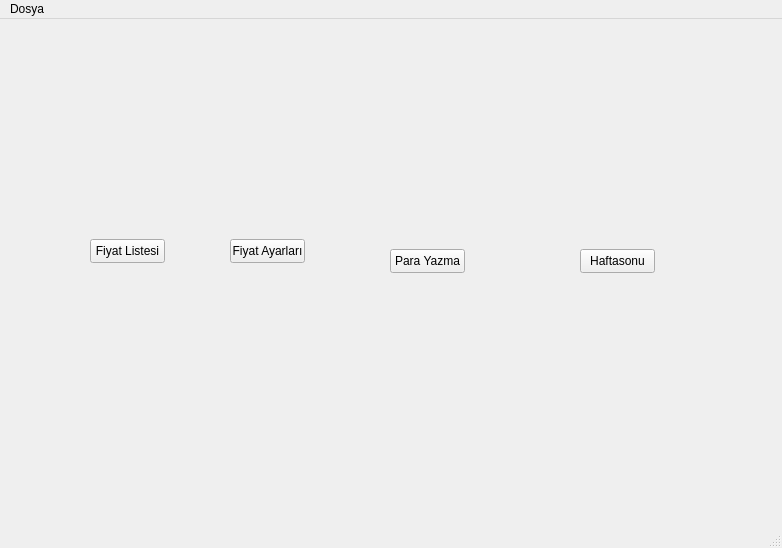
<?xml version="1.0" encoding="UTF-8"?>
<ui version="4.0">
 <class>AnaEkran</class>
 <widget class="QMainWindow" name="AnaEkran">
  <property name="geometry">
   <rect>
    <x>0</x>
    <y>0</y>
    <width>782</width>
    <height>548</height>
   </rect>
  </property>
  <property name="windowTitle">
   <string>AnaEkran</string>
  </property>
  <widget class="QWidget" name="centralwidget">
   <widget class="QPushButton" name="fiyatListesi">
    <property name="geometry">
     <rect>
      <x>90</x>
      <y>220</y>
      <width>75</width>
      <height>24</height>
     </rect>
    </property>
    <property name="text">
     <string>Fiyat Listesi</string>
    </property>
   </widget>
   <widget class="QPushButton" name="fiyatAyarlari">
    <property name="geometry">
     <rect>
      <x>230</x>
      <y>220</y>
      <width>75</width>
      <height>24</height>
     </rect>
    </property>
    <property name="text">
     <string>Fiyat Ayarları</string>
    </property>
   </widget>
   <widget class="QPushButton" name="paraYazma">
    <property name="geometry">
     <rect>
      <x>390</x>
      <y>230</y>
      <width>75</width>
      <height>24</height>
     </rect>
    </property>
    <property name="text">
     <string>Para Yazma</string>
    </property>
   </widget>
   <widget class="QPushButton" name="haftasonu">
    <property name="geometry">
     <rect>
      <x>580</x>
      <y>230</y>
      <width>75</width>
      <height>24</height>
     </rect>
    </property>
    <property name="text">
     <string>Haftasonu</string>
    </property>
   </widget>
  </widget>
  <widget class="QMenuBar" name="menuBar">
   <property name="geometry">
    <rect>
     <x>0</x>
     <y>0</y>
     <width>782</width>
     <height>22</height>
    </rect>
   </property>
   <widget class="QMenu" name="menuDosya">
    <property name="title">
     <string>Dosya</string>
    </property>
    <addaction name="gunlukCikti"/>
    <addaction name="haftalikCikti"/>
    <addaction name="aylikCikti"/>
   </widget>
   <addaction name="menuDosya"/>
  </widget>
  <widget class="QStatusBar" name="statusBar"/>
  <action name="gunlukCikti">
   <property name="text">
    <string>Günlük</string>
   </property>
  </action>
  <action name="haftalikCikti">
   <property name="text">
    <string>Haftalık</string>
   </property>
  </action>
  <action name="aylikCikti">
   <property name="text">
    <string>Aylık</string>
   </property>
  </action>
 </widget>
 <resources/>
 <connections/>
</ui>
